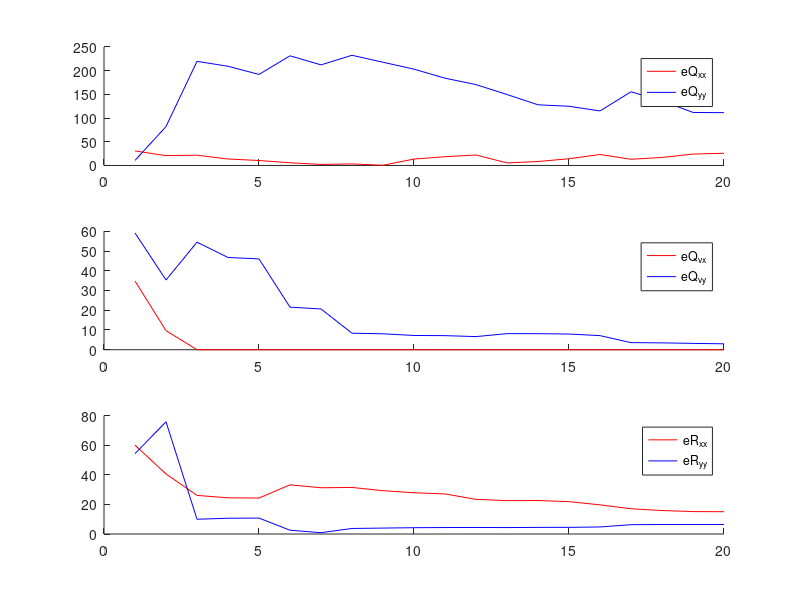

Reproduce this figure in MATLAB.
clear all;clc;close all

load test50_v2.mat

dJmat=[];
for ij=1:20
    
    xPur_part=xPartStore{ij};
    
    meann=zeros(14,1);
    for ik=1:npart
        meann=meann+wloc(ik)*xPur_part(:,ik);
    end
    %dx=xPur-meann(1:8)
    dJ=meann(9:14)-qrTrue;
    dJmat=[dJmat abs(dJ)];
end

for ik=1:3
    figure(1);
    subplot(3,1,ik)
    hold on
    plot(1:1:20,dJmat(2*(ik-1)+1,:),'r')
    hold on
    plot(1:1:20,dJmat(2*(ik-1)+2,:),'b')
    if ik==1
        legend('eQ_{xx}','eQ_{yy}')
    elseif ik==2
        legend('eQ_{vx}','eQ_{vy}')
    else
        legend('eR_{xx}','eR_{yy}')
    end
    
    
    
    
end

